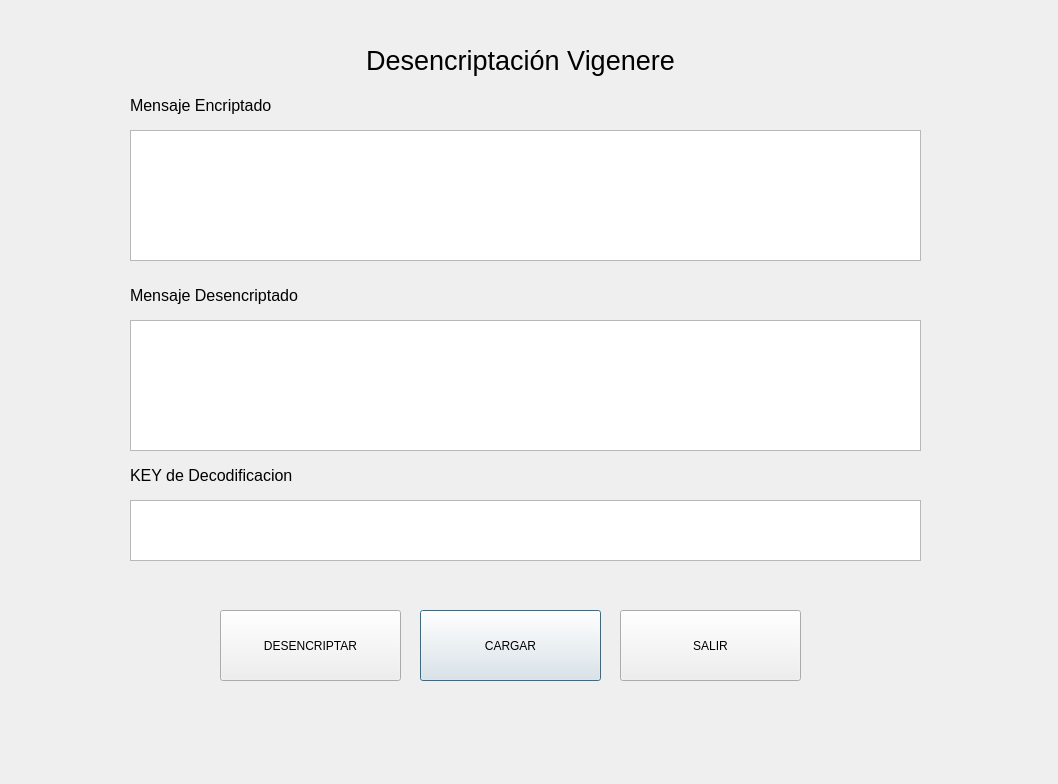
<?xml version="1.0" encoding="UTF-8"?>
<ui version="4.0">
 <class>frmdecodevigerne</class>
 <widget class="QDialog" name="frmdecodevigerne">
  <property name="geometry">
   <rect>
    <x>0</x>
    <y>0</y>
    <width>1058</width>
    <height>784</height>
   </rect>
  </property>
  <property name="windowTitle">
   <string>Dialog</string>
  </property>
  <widget class="QPlainTextEdit" name="boxKey">
   <property name="geometry">
    <rect>
     <x>130</x>
     <y>500</y>
     <width>791</width>
     <height>61</height>
    </rect>
   </property>
  </widget>
  <widget class="QLabel" name="label_2">
   <property name="geometry">
    <rect>
     <x>130</x>
     <y>90</y>
     <width>211</width>
     <height>31</height>
    </rect>
   </property>
   <property name="font">
    <font>
     <pointsize>12</pointsize>
    </font>
   </property>
   <property name="text">
    <string>Mensaje Encriptado</string>
   </property>
  </widget>
  <widget class="QLabel" name="label_4">
   <property name="geometry">
    <rect>
     <x>130</x>
     <y>460</y>
     <width>211</width>
     <height>31</height>
    </rect>
   </property>
   <property name="font">
    <font>
     <pointsize>12</pointsize>
    </font>
   </property>
   <property name="text">
    <string>KEY de Decodificacion</string>
   </property>
  </widget>
  <widget class="QPushButton" name="pushButton_5">
   <property name="geometry">
    <rect>
     <x>420</x>
     <y>610</y>
     <width>181</width>
     <height>71</height>
    </rect>
   </property>
   <property name="text">
    <string>CARGAR</string>
   </property>
  </widget>
  <widget class="QPushButton" name="pushButton_4">
   <property name="geometry">
    <rect>
     <x>620</x>
     <y>610</y>
     <width>181</width>
     <height>71</height>
    </rect>
   </property>
   <property name="text">
    <string>SALIR</string>
   </property>
  </widget>
  <widget class="QPlainTextEdit" name="boxPlano">
   <property name="geometry">
    <rect>
     <x>130</x>
     <y>130</y>
     <width>791</width>
     <height>131</height>
    </rect>
   </property>
  </widget>
  <widget class="QPlainTextEdit" name="boxEncriptado">
   <property name="geometry">
    <rect>
     <x>130</x>
     <y>320</y>
     <width>791</width>
     <height>131</height>
    </rect>
   </property>
  </widget>
  <widget class="QPushButton" name="pushButton_3">
   <property name="geometry">
    <rect>
     <x>220</x>
     <y>610</y>
     <width>181</width>
     <height>71</height>
    </rect>
   </property>
   <property name="text">
    <string>DESENCRIPTAR</string>
   </property>
  </widget>
  <widget class="QLabel" name="label_3">
   <property name="geometry">
    <rect>
     <x>130</x>
     <y>280</y>
     <width>211</width>
     <height>31</height>
    </rect>
   </property>
   <property name="font">
    <font>
     <pointsize>12</pointsize>
    </font>
   </property>
   <property name="text">
    <string>Mensaje Desencriptado</string>
   </property>
  </widget>
  <widget class="QLabel" name="label">
   <property name="geometry">
    <rect>
     <x>230</x>
     <y>30</y>
     <width>581</width>
     <height>61</height>
    </rect>
   </property>
   <property name="font">
    <font>
     <pointsize>20</pointsize>
    </font>
   </property>
   <property name="text">
    <string>Desencriptación Vigenere</string>
   </property>
   <property name="alignment">
    <set>Qt::AlignmentFlag::AlignCenter</set>
   </property>
  </widget>
 </widget>
 <resources/>
 <connections/>
</ui>
